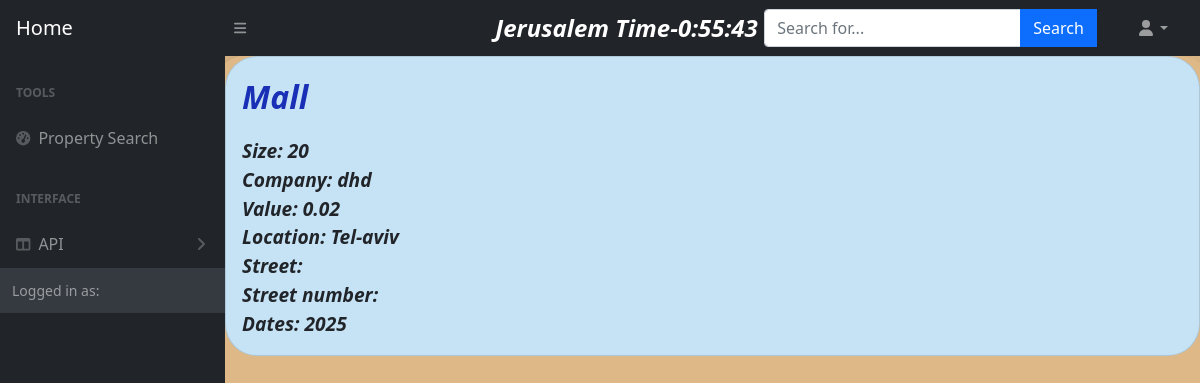
Before: /property/projects/1/ with the older database file.
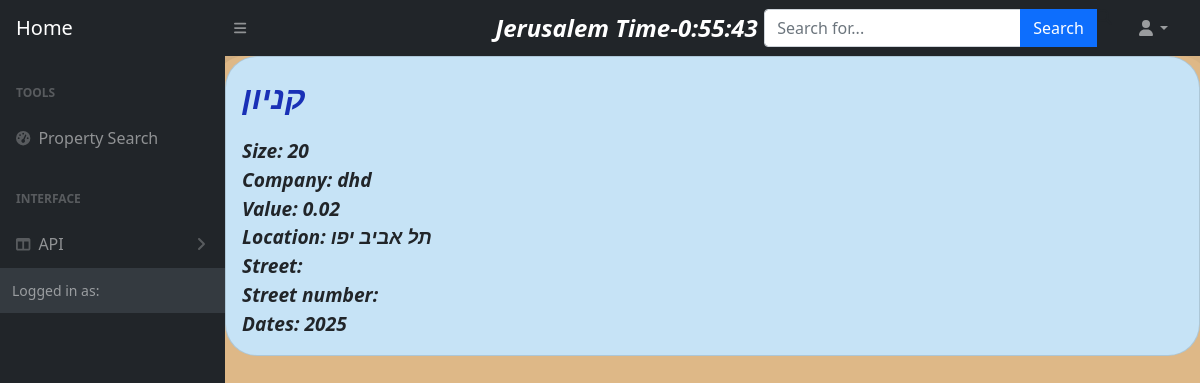
After: the same page with the newer database file.
### property/models.py (models this page shows, shortened)
class Project(models.Model):
   type_project= models.CharField(_("type_project"),max_length=100, null=False)
   size_project= models.SmallIntegerField(_("size_project"),null=False)
   company= models.CharField(_("company"),max_length=100, null=False)
   dates= models.BigIntegerField(_("dates"),null=True, blank=True)
   location= models.CharField(_("location"),max_length=100, null=False)
   neighbourhood=models.CharField(("neighbourhood"),max_length=100, null=True)
   value= models.FloatField(_("value"),null=False)

### property/views.py (the view)
# urls.py: path('projects/<id>/', views.single_project, name='single_project')
def single_project(request, id):
    project = Project.objects.get(id=id)
    return render(request, 'single-project.html', {'project': project})

### property/templates/single-project.html
{% extends "base.html" %}
{% block content %}
<body style="background-color: burlywood">
<div class="row row-cols-1 row-cols-md-5 g-4" style="height: 100vh;
display: flex;
justify-content: center;
align-items: center;">
    <div class="col "  style=" box-shadow: -11px 24px 62px -13px rgba(0,0,0,0.69);border-radius: 2em;width: 100% ;height: 100%;">
      <div class="card" style=" border-radius: 2em; background-color: rgba(196, 230, 253, 0.945); ">
        <div class="card-body" >
          <p class="card-text" style="font-weight: 600; font-style: oblique;font-size: xx-large; color: rgb(25, 48, 182)">{{project.type_project}}<br>
          </p>
          <p class="card-text" style="font-weight: 600; font-style: oblique;font-size: larger">
            Size: {{project.size_project}} <br>
            Company: {{project.company}}<br>
            Value: {{project.value}}<br>
            Location: {{project.location}}<br>
            Street: {{project.street}}<br>
            Street number: {{project.street_number}}<br>
            Dates: {{project.dates}}<br>
          </p>
        </div>
      </div>
    </div>
</div>
</body>
{% endblock %}

Changed rows visible on the page:
changed Project "dhd": type_project "Mall" → "קניון"; location "Tel-aviv" → "תל אביב יפו"
